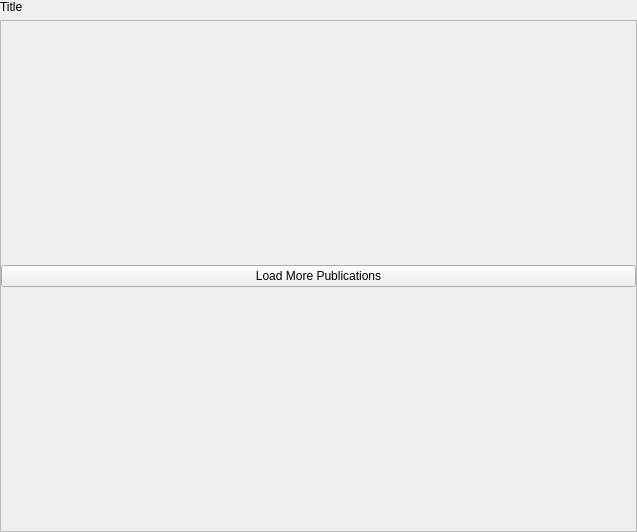
<?xml version="1.0" encoding="UTF-8"?>
<ui version="4.0">
 <class>Form</class>
 <widget class="QWidget" name="Form">
  <property name="geometry">
   <rect>
    <x>0</x>
    <y>0</y>
    <width>637</width>
    <height>532</height>
   </rect>
  </property>
  <property name="windowTitle">
   <string>Form</string>
  </property>
  <layout class="QVBoxLayout" name="verticalLayout_2">
   <property name="leftMargin">
    <number>0</number>
   </property>
   <property name="topMargin">
    <number>0</number>
   </property>
   <property name="rightMargin">
    <number>0</number>
   </property>
   <property name="bottomMargin">
    <number>0</number>
   </property>
   <item>
    <layout class="QHBoxLayout" name="horizontalLayout">
     <item>
      <widget class="QLabel" name="title_label">
       <property name="text">
        <string>Title</string>
       </property>
       <property name="textInteractionFlags">
        <set>Qt::LinksAccessibleByMouse|Qt::TextSelectableByMouse</set>
       </property>
      </widget>
     </item>
    </layout>
   </item>
   <item>
    <widget class="QScrollArea" name="scroll_area">
     <property name="widgetResizable">
      <bool>true</bool>
     </property>
     <widget class="QWidget" name="scrollAreaWidgetContents">
      <property name="geometry">
       <rect>
        <x>0</x>
        <y>0</y>
        <width>631</width>
        <height>501</height>
       </rect>
      </property>
      <layout class="QGridLayout" name="pub_thumb_grid_layout">
       <property name="leftMargin">
        <number>0</number>
       </property>
       <property name="topMargin">
        <number>0</number>
       </property>
       <property name="rightMargin">
        <number>0</number>
       </property>
       <property name="bottomMargin">
        <number>0</number>
       </property>
       <item row="3" column="0">
        <widget class="QPushButton" name="load_more_button">
         <property name="text">
          <string>Load More Publications</string>
         </property>
        </widget>
       </item>
      </layout>
     </widget>
    </widget>
   </item>
  </layout>
 </widget>
 <resources/>
 <connections/>
</ui>
